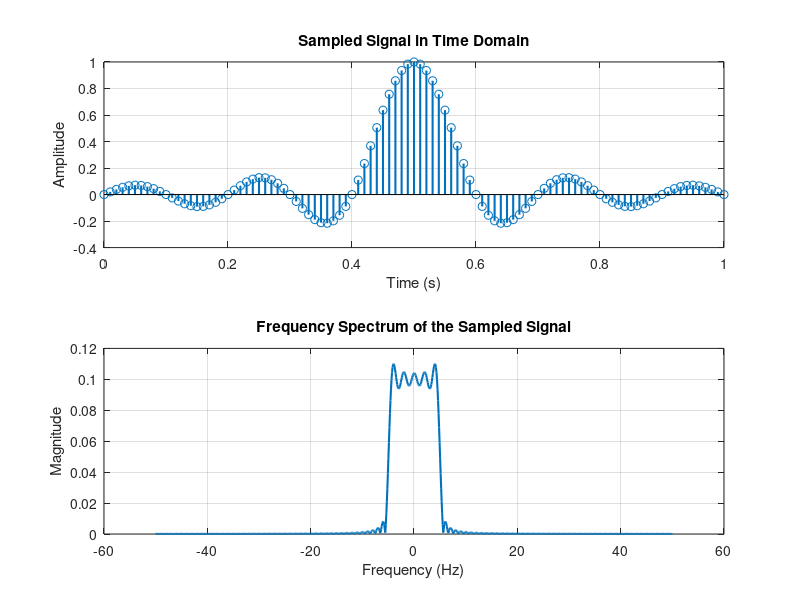
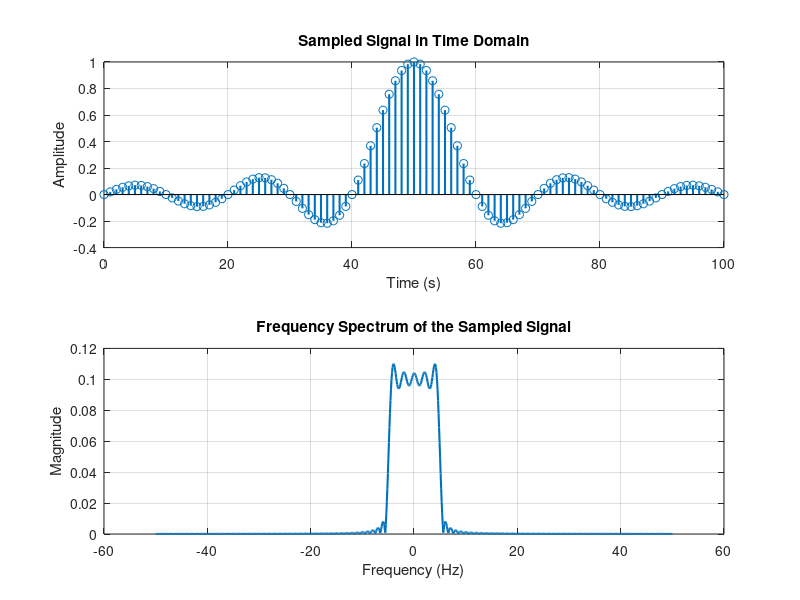

The MATLAB script that drew these images, in order:
%% *Voice Scrambing*
%% Clear the workspace
close all;
clear;
clc;

%% Voice Scrambling
% Voice scrambling is a technique used to encrypt voice signals. The
% encrypted voice signal is called the cipher signal. The cipher signal is
% transmitted over the communication channel. At the receiver, the cipher
% signal is descrambled to recover the original voice signal. The
% descrambling process is the inverse of the scrambling process. The
% scrambling process is a nonlinear process. It is implemented using a
% nonlinear function. The descrambling process is also a nonlinear process.
% It is implemented using the inverse of the nonlinear function used in the
% scrambling process. The scrambling process is a one-to-one mapping
% process. This means that each sample in the original voice signal is
% mapped to a unique sample in the cipher signal. The descrambling process
% is also a one-to-one mapping process. This means that each sample in the
% cipher signal is mapped to a unique sample in the original voice signal.
%
% Before scrambling a voice signal, we should use a low-pass filter to
% remove the frequencies that are higher than the Nyquist frequency. This
% is because the frequencies that are higher than the Nyquist frequency
% will be aliased. The aliased frequencies will be mixed with the original
% frequencies. This will make the descrambling process more difficult.
%
% To scramble a voice signal, we need to define a nonlinear function. We can
% make a nonlinear function by modulating the voice signal with a sinusoid.
% The sinusoid is called the scrambling sinusoid. The scrambling sinusoid
% is a sinusoid with a frequency that is different from the frequency of
% the voice signal. The scrambling sinusoid is generated using the
% following equation:
%
% $$s(t) = A \cos(\frac{2 \pi f_0 t}{f_s})$$
%
% where |A| is the amplitude of the scrambling sinusoid and |f_s| is its
% frequency. The scrambling sinusoid is modulated with the voice signal
% using the following equation:
%
% $$y(t) = x_{low-passed}(t) \cos(\frac{2 \pi f_0 t}{f_s})$$
%
% where |x(t)| is the voice signal. The scrambling sinusoid is modulated
% with the voice signal using the |.*| operator. The scrambled voice signal
% is stored in the variable |y|. The scrambling sinusoid is stored in the
% variable |s|. The following code scrambles a voice signal.
%
% |y = x_lowpassed .* s;|
%
% The descrambling process is the inverse of the scrambling process. The
% descrambling process is implemented using the following equation:
%
% $$y_2(t) = y(t) \cos(\frac{2 \pi f_0 t}{f_s})$$
%
% The descrambling process is implemented using the |.*| operator. The
% descrambled voice signal is stored in the variable |y_2|. The following
% code descrambles the voice signal.
%
% |y_2 = y .* s;|
%
% After multiplying the voice signal with the scrambling sinusoid, the
% frequencies of the voice signal are shifted to the left and right sides
% of the scrambling sinusoid. The frequencies of the voice signal are
% shifted to the left side of the scrambling sinusoid because the voice
% signal is multiplied with the cosine of the scrambling sinusoid.
% We should perform a low-pass filtering process to remove the frequencies
% that are shifted to the right side of the scrambling sinusoid. This is
% because the frequencies that are shifted to the right side of the
% scrambling sinusoid will be aliased.
%
% $$ x_{reconstructed} = h_{low-passed} * y_2(t)$$
%
% where $h_{low-passed}$ is the impulse response of the low-pass filter. The
% reconstructed voice signal is stored in the variable |x_reconstructed|.
% The following code reconstructs the voice signal.
%% Load the audio file
% # Too load the audio file, use the |audioread| function.
% # The audio file is stored in the variable |y| and the sampling frequency
% is stored in the variable |fs|.
% # We can specify the start and end points of the audio file to be read
% using the |audioread| function. It takes the start and end points as
% a vector in the form |[start end]|. The second argument is the samples range.
%  # |y| is an column vector of size |N x 1|, where |N| is the number of samples.
% So, we should use the transpose operator |'| to convert it to a row vector.
% # To define the time axis, we use the |linspace| function. It takes the
% start and end points as well as the number of points to be generated.
% The start point is |0| and the end point is |N/fs|, where |N| is the number
% of samples and |fs| is the sampling frequency. The number of points is |N|.
%
% The following code loads the audio file and defines the time axis.
%
% |[x_t, fs] = audioread('Audio01.wav');|
%
% |x_t = x_t';|
%
% |t_axis = linspace(0, length(x_t) / fs, length(x_t));|

%% Sound the audio file
% # To sound the audio file, use the |sound| function. It takes the audio
% signal and the sampling frequency as arguments.
% # To prevent the sound from being cut, we should wait until the sound
% finishes. We can do this using the |pause| function. It takes the time
% to wait in seconds as an argument.
%
% The following code sounds the audio file:
%
% |sound(x_t, fs);|
%
% |pause(length(x_t) / fs);|
%%%
%% Implementaion of the scrambling process
% We assume the input signal is a shifted sinc function with scaling factor of
% 0.1 and shift factor of 0.5. The sampling frequency is 100 Hz.
% We know the Fourier transform of the this function in general form is:
%
% $$x(t) = sinc(\frac{t - t_0}{T}) \Rightarrow\mathcal{FT}:
% X(f) = T \cdot \Pi(\frac{f}{T}) \cdot e^{-j 2 \pi f t_0}$$
%
% where $t_0$ is the shift factor and $T$ is the scaling factor.
% The Discrete-Time Fourier Transform (DTFT) of the sampled signal is:
%
% $$x[n] = sinc(\frac{n - n_0}{N}) \Rightarrow\mathcal{DTFT}:
% X(e^{j \omega}) = N \cdot \Pi(\frac{\omega}{N}) \cdot e^{-j \omega n_0}$$
%
% We can analyze a signal in two methods:
%
% *Analog Signal Processing*
%
fs = 100;
t = 0:1 / fs:1;
x = sinc((t - 0.5) / 0.1);
f_axis = linspace(-fs / 2, fs / 2, 1e3);
FT_x = fftshift(fft(x, 1e3)) / fs;

figure("Name", "Sampled Signal");
subplot(2, 1, 1);
stem(t, x, 'LineWidth', 1.5);
xlabel("Time (s)");
ylabel("Amplitude");
title("Sampled Signal in Time Domain");
grid on;
subplot(2, 1, 2);
plot(f_axis, abs(FT_x), 'LineWidth', 1.5);
xlabel("Frequency (Hz)");
ylabel("Magnitude");
title("Frequency Spectrum of the Sampled Signal");
grid on;
%%%
% *Digital Signal Processing*
% The sampled signal in the analog signal processing is the same as:
%
% |x = sinc((n / fs - 0.5) / 0.1);|
%
fs = 100;
n = 0:length(t) - 1; % Discrete axis
f_axis = linspace(-fs / 2, fs / 2, 1e3);
FT_x = fftshift(fft(x, 1e3)) / fs;
figure("Name", "Sampled Signal");
subplot(2, 1, 1);
stem(n, x, 'LineWidth', 1.5);
xlabel("Time (s)");
ylabel("Amplitude");
title("Sampled Signal in Time Domain");
grid on;
subplot(2, 1, 2);
plot(f_axis, abs(FT_x), 'LineWidth', 1.5);
xlabel("Frequency (Hz)");
ylabel("Magnitude");
title("Frequency Spectrum of the Sampled Signal");
grid on;
